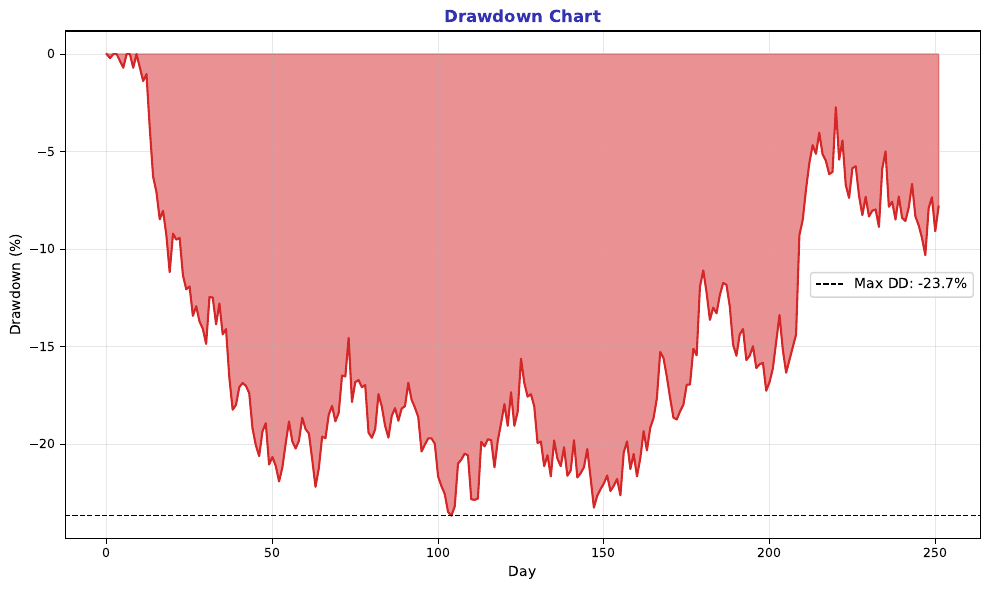

Source code (Python):
"""Drawdown Chart - Visualizing losses from peak"""
import matplotlib.pyplot as plt
import numpy as np
from pathlib import Path

plt.rcParams.update({
    'font.size': 10, 'axes.labelsize': 10, 'axes.titlesize': 11,
    'xtick.labelsize': 9, 'ytick.labelsize': 9, 'legend.fontsize': 9,
    'figure.figsize': (10, 6), 'figure.dpi': 150
})

MLPURPLE = '#3333B2'
MLRED = '#D62728'

np.random.seed(42)

fig, ax = plt.subplots(figsize=(10, 6))

prices = 100 * np.exp(np.cumsum(np.random.randn(252) * 0.015))
cummax = np.maximum.accumulate(prices)
drawdown = (prices - cummax) / cummax * 100

ax.fill_between(range(len(drawdown)), 0, drawdown, color=MLRED, alpha=0.5)
ax.plot(drawdown, color=MLRED, linewidth=1.5)
ax.axhline(drawdown.min(), color='black', linestyle='--', linewidth=1,
           label=f'Max DD: {drawdown.min():.1f}%')

ax.set_title('Drawdown Chart', fontsize=12, fontweight='bold', color=MLPURPLE)
ax.set_xlabel('Day', fontsize=10)
ax.set_ylabel('Drawdown (%)', fontsize=10)
ax.legend(fontsize=10)
ax.grid(alpha=0.3)

plt.tight_layout()
plt.savefig(Path(__file__).parent / 'chart.pdf', dpi=300, bbox_inches='tight')
plt.close()
